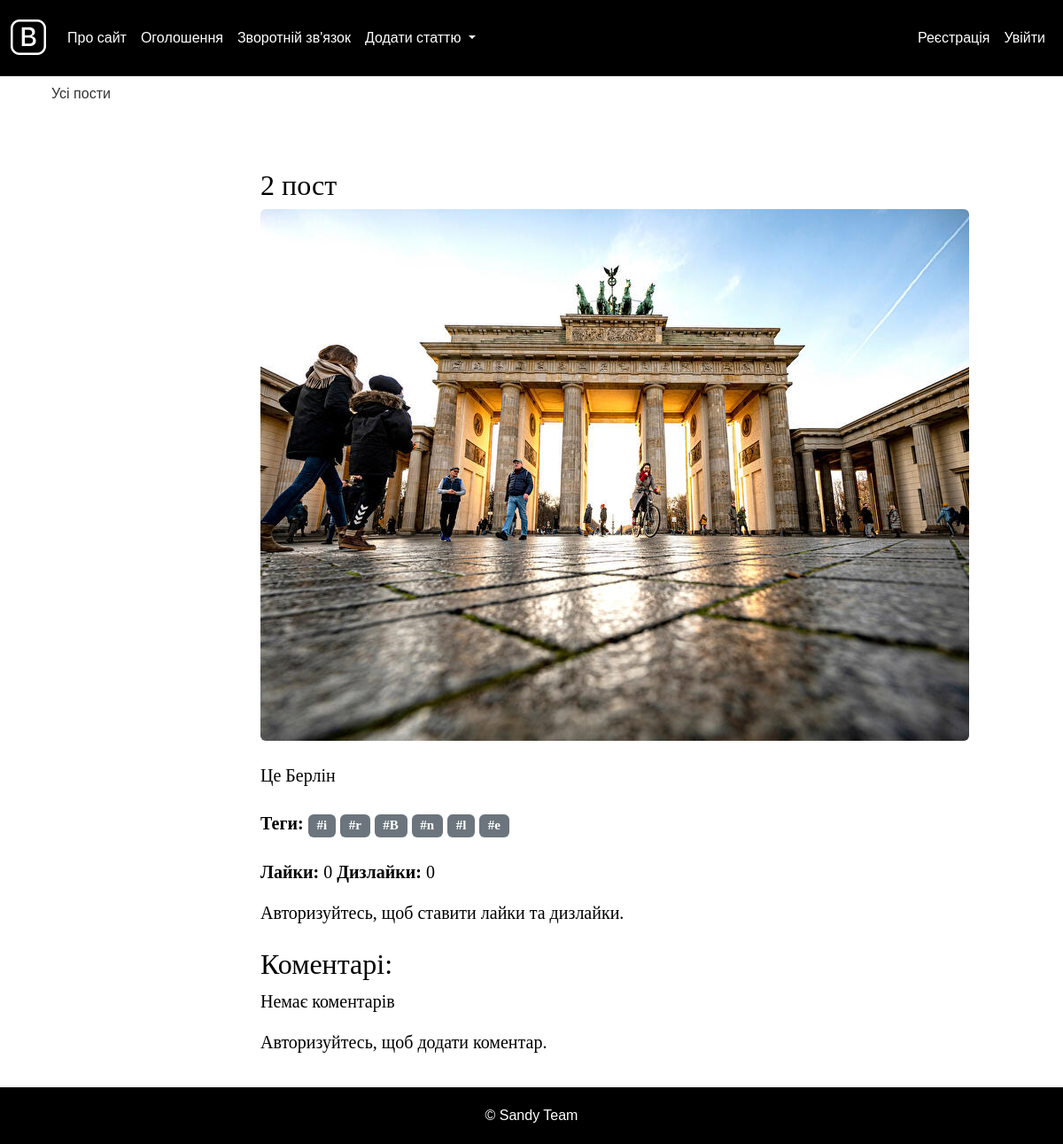
/post/2_post/, run on the app's committed database.
### blog/models.py (models this page shows, shortened)
class Blog(models.Model):
    DRAFT = 'draft'
    PUBLISHED = 'published'
    STATUS_CHOICES = [
        (DRAFT, 'Чернетка'),
        (PUBLISHED, 'Опублікована'),
    ]
    title = models.CharField(max_length=255, verbose_name="Заголовок")
    slug = models.SlugField(max_length=255, unique=True, verbose_name="URL")
    content = models.TextField(blank=True, verbose_name="Текст статті")
    photo = models.ImageField(upload_to="photos/%Y/%m/%d/", verbose_name="Фото", blank=True, null=True)
    video = models.FileField(upload_to='videos/%Y/%m/%d/', verbose_name="Відео", blank=True, null=True)
    time_create = models.DateTimeField(auto_now_add=True, verbose_name="Час створення")
    time_update = models.DateTimeField(auto_now=True, verbose_name="Час оновлення")
    status = models.CharField(max_length=10, choices=STATUS_CHOICES, default=DRAFT, verbose_name="Статус")
    cat = models.ForeignKey('Category', on_delete=models.PROTECT, verbose_name="Категорія")
    author = models.ForeignKey(settings.AUTH_USER_MODEL, on_delete=models.CASCADE, related_name='posts', verbose_name="Автор", null=True)
    likes = models.ManyToManyField(settings.AUTH_USER_MODEL, related_name='liked_posts', blank=True, verbose_name="Лайки", through='PostLike')
    dislikes = models.ManyToManyField(settings.AUTH_USER_MODEL, related_name='disliked_posts', blank=True, verbose_name="Дизлайки", through='PostDislike')
    tags = TaggableManager()
    class Meta:
        verbose_name = 'Запис блогу'
        verbose_name_plural = 'Записи блогу'
        ordering = ['id']

### blog/views.py (the view)
# urls.py: path('post/<slug:post_slug>/', views.ShowPost.as_view(), name='post'),
class ShowPost(DetailView):
    model = Blog
    template_name = 'post.html'
    slug_url_kwarg = 'post_slug'
    context_object_name = 'post'
    def get_context_data(self, **kwargs):
            context = super().get_context_data(**kwargs)
            context['comments'] = self.object.comments.select_related('user')
            context['form'] = CommentForm()
            context['tags'] = self.object.tags.all()
            return context

### blog/templates/post.html (shortened to what this page needs)
{% extends 'base.html' %}
{% load static %}
{% block content %}
<div class="container">
    <h1 class="mt-4">{{ post.title }}</h1>
    {% if post.photo %}
    <div class="mb-4">
        <img class="img-fluid rounded" src="{{ post.photo.url }}" alt="{{ post.title }}">
    </div>
    {% endif %}
    <div class="mb-4">
        {{ post.content|linebreaks }}
    </div>
    <div class="mb-4">
        <p><strong>Теги:</strong>
            {% for tag in post.tags.all %}
                <a href="{% url 'tag_detail' tag.slug %}" class="badge bg-secondary">#{{ tag.name }}</a>
            {% empty %}
                Немає тегів
            {% endfor %}
        </p>
    </div>
    <div class="mb-3">
        <p><strong>Лайки:</strong> <span id="like_count">{{ post.likes.count }}</span> <strong>Дизлайки:</strong> <span id="dislike_count">{{ post.dislikes.count }}</span></p>
    </div>
    {% if request.user.is_authenticated %}
    <form id="like_form" method="post" action="{% url 'toggle_like' post.slug %}" class="mb-4 d-inline">
        {% csrf_token %}
        <button type="submit" class="btn btn-outline-success">
            {% if request.user in post.likes.all %}
                <i class="bi bi-hand-thumbs-up-fill"></i>
            {% else %}
                <i class="bi bi-hand-thumbs-up"></i>
            {% endif %}
        </button>
    </form>
    <form id="dislike_form" method="post" action="{% url 'toggle_dislike' post.slug %}" class="mb-4 d-inline">
        {% csrf_token %}
        <button type="submit" class="btn btn-outline-danger">
            {% if request.user in post.dislikes.all %}
                <i class="bi bi-hand-thumbs-down-fill"></i>
            {% else %}
                <i class="bi bi-hand-thumbs-down"></i>
            {% endif %}
        </button>
    </form>
    {% else %}
    <p>Авторизуйтесь, щоб ставити лайки та дизлайки.</p>
    {% endif %}
    <h2 class="mt-4">Коментарі:</h2>
    <div id="comment-list">
        {% for comment in post.comments.all %}
        <div class="comment mb-3" id="comment-{{ comment.id }}">
            <div class="d-flex">
                <div>
                    {% if comment.user.profile.avatar %}
                        <img src="{{ comment.user.profile.avatar.url }}" alt="Аватар" class="img-thumbnail" width="50" height="50">
                    {% else %}
                        <img src="{% static 'default_avatar.png' %}" alt="Аватар за замовчуванням" class="img-thumbnail" width="50" height="50">
                    {% endif %}
                </div>
                <div class="ms-3">
                    <p><strong>{{ comment.user.username }}</strong> {{ comment.created_at }}</p>
                    <p>{{ comment.content|linebreaks }}</p>
                    <p><strong>Лайки:</strong> <span id="comment-like-count-{{ comment.id }}">{{ comment.comment_likes.count }}</span> <strong>Дизлайки:</strong> <span id="comment-dislike-count-{{ comment.id }}">{{ comment.comment_dislikes.count }}</span></p>
                    {% if request.user.is_authenticated %}
                    <form id="like_comment_{{ comment.id }}_form" method="post" action="{% url 'toggle_comment_like' post.slug comment.id %}" class="d-inline">
                        {% csrf_token %}
                        <button type="submit" class="btn btn-outline-success btn-sm">
                            {% if request.user in comment.comment_likes.all %}
                                <i class="bi bi-hand-thumbs-up-fill"></i>
                            {% else %}
                                <i class="bi bi-hand-thumbs-up"></i>
                            {% endif %}
                        </button>
                    </form>
                    <form id="dislike_comment_{{ comment.id }}_form" method="post" action="{% url 'toggle_comment_dislike' post.slug comment.id %}" class="d-inline">
                        {% csrf_token %}
                        <button type="submit" class="btn btn-outline-danger btn-sm">
                            {% if request.user in comment.comment_dislikes.all %}
                                <i class="bi bi-hand-thumbs-down-fill"></i>
                            {% else %}
                                <i class="bi bi-hand-thumbs-down"></i>
                            {% endif %}
                        </button>
                    </form>
                    {% endif %}
                    {% if request.user == comment.user or request.user.is_superuser %}
                    <a href="{% url 'edit_comment' post.slug comment.id %}" class="btn btn-outline-secondary btn-sm">
                        <i class="bi bi-pencil"></i> Редагувати
                    </a>
                    <form method="post" action="{% url 'delete_comment' post.slug comment.id %}" class="d-inline">
                        {% csrf_token %}
                        <button type="submit" class="btn btn-outline-danger btn-sm">
                            <i class="bi bi-trash"></i> Видалити
                        </button>
                    </form>
                    {% endif %}
                </div>
            </div>
        </div>
        {% empty %}
        <p>Немає коментарів</p>
        {% endfor %}
    </div>
    {% if request.user.is_authenticated %}
    <form id="comment-form" method="post" action="{% url 'add_comment' post.slug %}">
        {% csrf_token %}
        <div class="mb-3">
            <label for="commentContent" class="form-label">Додати коментар:</label>
            <textarea id="commentContent" name="content" rows="4" class="form-control" placeholder="Введіть ваш коментар"></textarea>
        </div>
        <button type="submit" class="btn btn-primary">Додати коментар</button>
    </form>
    {% else %}
    <p>Авторизуйтесь, щоб додати коментар.</p>
    {% endif %}
</div>
{% endblock %}

### blog/static/css/styles.css (style rules this page uses)
html, body { font-family: 'Arial'; margin: 0; padding: 0; height: 100%; width: 100%; color: #444; }
a { color: #0059b2; text-decoration: none; }
img { max-width: 600px; height: auto; }
.content-text h1 { font-size: 32px; }

### blog/templates/base.html (style rules this page uses)
body, html { height: 100%; margin: 0; }
body { display: flex; flex-direction: column; }

### data on the page
Blog: title "2 пост", photo (picture), content "Це Берлін", likes.count "0", dislikes.count "0"
Tag: name "i"
Tag: name "r"
Tag: name "B"
Tag: name "n"
Tag: name "l"
Tag: name "e"
